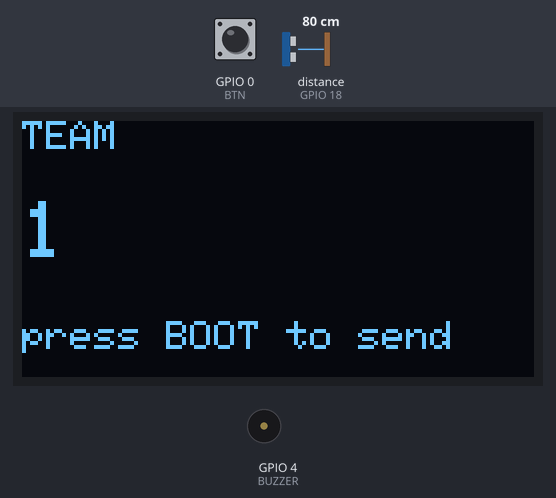
Bench run of a sketch on a simulated ESP32. On the bench: 128×64 one-colour display, buzzer (waves = sounding, pin HIGH). The inputs (shaded band) are chosen by the test bench; at power-on: GPIO 0 (BTN) HIGH, distance to the obstacle (sensor on GPIO 18) 80 cm. The echo pulse lasts 58.3 µs per cm; WiFi joins after 1.5 s; servers stay silent unless stated; uploads are accepted with an empty reply; pins used as bus, display or sensor lines are not drawn; what the sketch prints to the serial monitor is not drawn.

Above: at 1.2 s.
1.3 s: GPIO 0 (BTN) pulled LOW for 0.15 s
At 2.5 s:
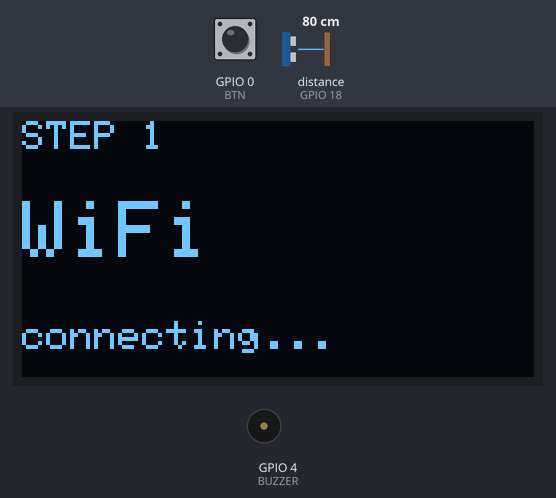
4.4 s: GPIO 0 (BTN) pulled LOW for 1 s
At 8.2 s:
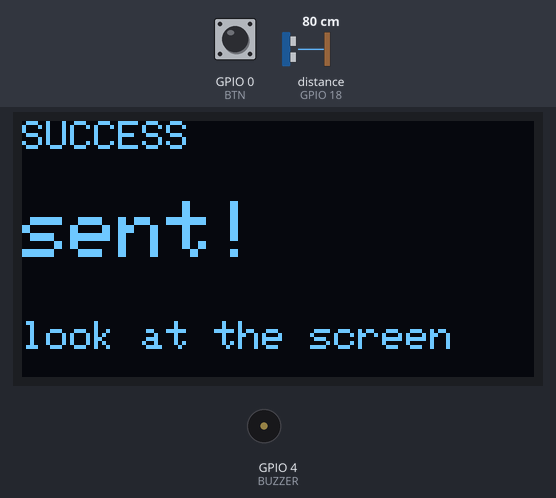
8.4 s: GPIO 0 (BTN) pulled LOW for 3.2 s
At 13.31 s:
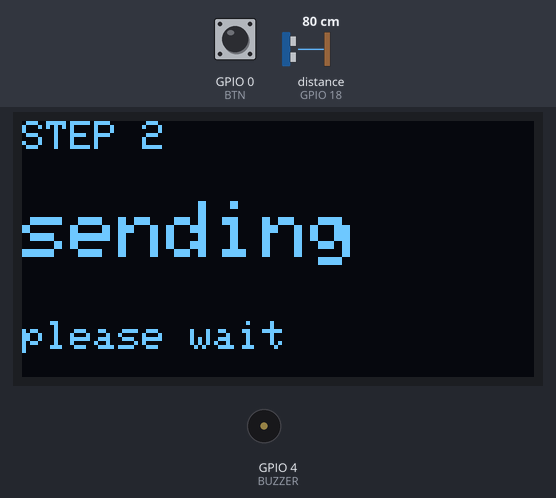
Timing chart, 0 to 15.2 s (numbered marks = the images above; inputs shaded):
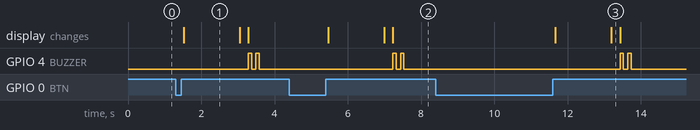

Measured:
- after the input at 1.3 s, GPIO 4 (BUZZER): alternates HIGH for 0.09 s and LOW for 0.12 s, 4 changes in all, then stays LOW, starting after 2.0 s; the display: changes after 0.22 s (image 1)
- after the input at 4.4 s, GPIO 4 (BUZZER): alternates HIGH for 0.09 s and LOW for 0.12 s, 4 changes in all, then stays LOW, starting after 2.8 s; the display: first changes after 1.1 s (image 2 shows a later state)
- after the input at 8.4 s, GPIO 4 (BUZZER): alternates HIGH for 0.09 s and LOW for 0.12 s, 4 changes in all, then stays LOW, starting after 5.0 s; the display: first changes after 3.3 s (image 3 shows a later state)
- what the display in image 1 shows lasts 1.5 s, from 1.5 s to 3.0 s

The sketch:

05_SendToSheet.ino
```cpp
/* =====================================================================
   05 · SEND TO SHEET        นาทีที่ 78-86 ของกิจกรรม
   ---------------------------------------------------------------------
   ส่งผลงานที่จูนได้ขึ้นกราฟรวมของทั้งห้อง

   รถจะทำ 3 อย่างแล้วจบ ใช้เวลาราว 5 วินาที
       1. เชื่อมฮอตสปอตของครู
       2. ยิงข้อมูล 7 ค่าไปที่ Google Sheet
       3. ตัดการเชื่อมต่อทิ้งทันที

   ที่ต้องตัดการเชื่อมต่อทิ้ง เพราะฮอตสปอตมือถือรับได้แค่ 5-10 เครื่อง
   ถ้าทั้ง 15 ทีมค้างการเชื่อมต่อไว้พร้อมกัน จะไม่มีใครส่งได้เลย

   กดปุ่ม BOOT เพื่อส่ง  ส่งซ้ำได้ถ้าครั้งแรกไม่สำเร็จ
   ===================================================================== */

#include <WiFi.h>
#include <WiFiClientSecure.h>
#include <HTTPClient.h>
#include <Wire.h>
#include <Adafruit_GFX.h>
#include <Adafruit_SSD1306.h>

// ============ ครูตั้งค่า 3 บรรทัดนี้ให้เหมือนกันทุกเครื่อง ============
const char* WIFI_SSID = "RoverClass";
const char* WIFI_PASS = "rover2026";
const char* SCRIPT_URL =
  "https://script.google.com/macros/s/วางรหัสที่ได้จากการ Deploy ตรงนี้/exec";
// ==================================================================

// ============ นักเรียนกรอกผลงานของทีมตัวเอง ============
#define TEAM_NO   1        // หมายเลขทีม

float MS_PER_CM = 22.0;    // ค่าที่จูนได้จากไฟล์ 03
float TRIM_L    = 1.00;
float TRIM_R    = 1.00;

float ERR_1     = 0.0;     // คลาดเคลื่อนรอบที่ 1 ที่ระยะ 100 ซม. (ซม.)
float ERR_2     = 0.0;     // คลาดเคลื่อนรอบที่ 2
// ====================================================

#define TRIG 5
#define ECHO 18
#define BUZZER 4
#define BTN 0

const float SOUND_CM_PER_US = 0.0343;

Adafruit_SSD1306 oled(128, 64, &Wire, -1);

void setup() {
  Serial.begin(115200);
  pinMode(TRIG, OUTPUT);
  pinMode(ECHO, INPUT);
  pinMode(BUZZER, OUTPUT);
  pinMode(BTN, INPUT_PULLUP);
  digitalWrite(TRIG, LOW);

  Wire.begin(21, 22);
  oled.begin(SSD1306_SWITCHCAPVCC, 0x3C);
  oled.setTextColor(SSD1306_WHITE);

  WiFi.mode(WIFI_OFF);                 // ยังไม่ต้องเชื่อมจนกว่าจะกดปุ่ม

  screen("TEAM", String(TEAM_NO), "press BOOT to send");
  Serial.println("\n=== 05 SEND TO SHEET ===");
}

void loop() {
  if (digitalRead(BTN) == LOW) {
    delay(50);
    while (digitalRead(BTN) == LOW) { }
    sendData();
  }
  delay(50);
}

/* ------------------------- ส่งข้อมูล ------------------------- */
void sendData() {
  float dist = readDistance();          // อ่านระยะล่าสุดแนบไปด้วย

  // ---------- ขั้น 1 : เชื่อม WiFi ----------
  screen("STEP 1", "WiFi", "connecting...");
  WiFi.mode(WIFI_STA);
  WiFi.begin(WIFI_SSID, WIFI_PASS);

  unsigned long t0 = millis();
  while (WiFi.status() != WL_CONNECTED && millis() - t0 < 15000) {
    delay(300);
    Serial.print(".");
  }
  Serial.println();

  if (WiFi.status() != WL_CONNECTED) {
    screen("FAILED", "no WiFi", "check hotspot is on");
    longBeep();
    cleanUp();
    return;
  }
  Serial.printf("เชื่อมต่อแล้ว  IP %s  RSSI %d dBm\n",
                WiFi.localIP().toString().c_str(), WiFi.RSSI());

  // ---------- ขั้น 2 : ยิงข้อมูล ----------
  screen("STEP 2", "sending", "please wait");

  String url = String(SCRIPT_URL);
  url += "?team="    + String(TEAM_NO);
  url += "&mspercm=" + String(MS_PER_CM, 2);
  url += "&trimL="   + String(TRIM_L, 2);
  url += "&trimR="   + String(TRIM_R, 2);
  url += "&err1="    + String(ERR_1, 1);
  url += "&err2="    + String(ERR_2, 1);
  url += "&dist="    + String(dist, 1);
  Serial.println(url);

  WiFiClientSecure client;
  client.setInsecure();                 // ไม่ตรวจใบรับรอง พอสำหรับงานในห้องเรียน

  HTTPClient http;
  http.setFollowRedirects(HTTPC_STRICT_FOLLOW_REDIRECTS);   // Google เปลี่ยนเส้นทาง 1 ครั้ง
  http.setTimeout(12000);

  bool ok = false;
  if (http.begin(client, url)) {
    int code = http.GET();
    Serial.printf("HTTP %d\n", code);
    Serial.println(http.getString());
    ok = (code == 200);
    http.end();
  }

  // ---------- ขั้น 3 : ตัดการเชื่อมต่อ ----------
  cleanUp();

  if (ok) {
    screen("SUCCESS", "sent!", "look at the screen");
    beep(2);
  } else {
    screen("FAILED", "no reply", "press BOOT to retry");
    longBeep();
  }
}

void cleanUp() {
  WiFi.disconnect(true);
  WiFi.mode(WIFI_OFF);                  // คืนช่องให้ทีมถัดไป
  Serial.println("ตัดการเชื่อมต่อแล้ว");
}

/* ------------------------- เซนเซอร์ ------------------------- */
float readOnce() {
  digitalWrite(TRIG, LOW);  delayMicroseconds(2);
  digitalWrite(TRIG, HIGH); delayMicroseconds(10);
  digitalWrite(TRIG, LOW);
  unsigned long dur = pulseIn(ECHO, HIGH, 25000UL);
  if (dur == 0) return -1;
  return dur * SOUND_CM_PER_US / 2.0;
}

float readDistance() {
  float a = readOnce(); delay(12);
  float b = readOnce(); delay(12);
  float c = readOnce();
  if (a < 0 || b < 0 || c < 0) return -1;
  float hi = max(a, max(b, c));
  float lo = min(a, min(b, c));
  return a + b + c - hi - lo;
}

/* ------------------------- จอและเสียง ------------------------- */
void screen(const String& tag, const String& big, const String& note) {
  oled.clearDisplay();
  oled.setTextSize(1);
  oled.setCursor(0, 0);
  oled.println(tag);
  oled.setTextSize(2);
  oled.setCursor(0, 20);
  oled.println(big);
  oled.setTextSize(1);
  oled.setCursor(0, 50);
  oled.println(note);
  oled.display();
}

void beep(int times) {
  for (int i = 0; i < times; i++) {
    digitalWrite(BUZZER, HIGH); delay(90);
    digitalWrite(BUZZER, LOW);  delay(120);
  }
}

void longBeep() {
  digitalWrite(BUZZER, HIGH); delay(600);
  digitalWrite(BUZZER, LOW);
}

/* ---------------------------------------------------------------------
   แก้ปัญหา
     ค้างที่ STEP 1 ตลอด      ฮอตสปอตปิดอยู่ หรือชื่อ/รหัสไม่ตรง
                             ถ้าใช้ iPhone ให้เปิดหน้า Personal Hotspot ค้างไว้
     ขึ้น FAILED no reply     ยังไม่ได้ Deploy สคริปต์ หรือลิงก์ผิด
                             ตรวจว่าตอน Deploy ตั้ง Who has access = Anyone
     ส่งได้แต่ข้อมูลไม่ขึ้น    ชื่อชีตไม่ใช่ data หรือยังไม่ได้กด Authorize
   --------------------------------------------------------------------- */
```
